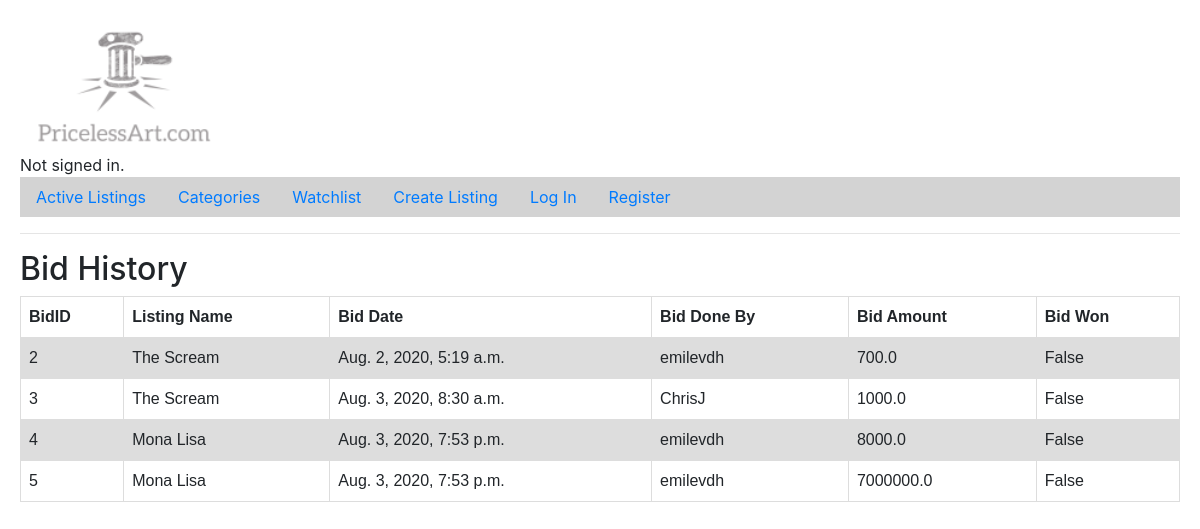
Page /bidhistory on the earlier database version.
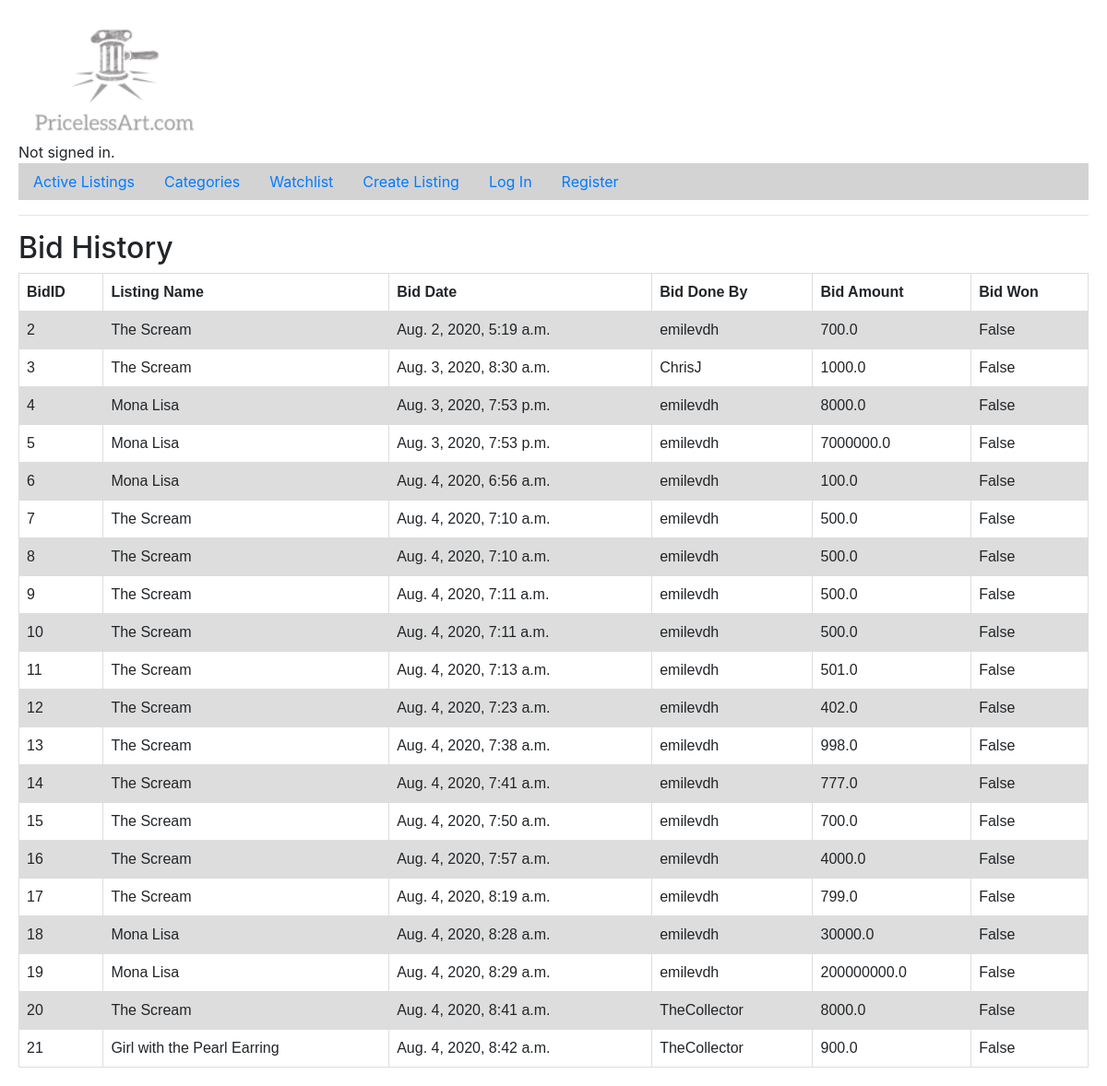
Same page on the later database version.
### auctions/models.py (models this page shows, shortened)
class Bid(models.Model):
    listing=models.ForeignKey(Listing,on_delete=models.CASCADE)
    BidBy=models.ForeignKey(User, on_delete=models.CASCADE)
    Amount=models.FloatField()
    BidOn= models.DateTimeField(auto_now_add=True)
    BidWon=models.BooleanField(default=False)            #new field to populate yes when this is the last bid

class Listing (models.Model):
    Title=models.CharField(max_length=64)
    Artist=models.CharField(max_length=64)
    Description = models.TextField(blank=True)
    StartBidAmount=models.FloatField()
    Image=models.ImageField(upload_to='listing')
    ItemCategory=models.ForeignKey(ItemCategory, on_delete=models.CASCADE)
    ListedOn= models.DateTimeField(auto_now_add=True)
    Status=models.BooleanField(default=True)
    ListedBy= models.ForeignKey(User, on_delete=models.CASCADE)
    def __str__(self):
        return self.Title

class User(AbstractUser):
    pass

### auctions/views.py (the view)
# urls.py: ,path("bidhistory",views.bidtransaction,name='bidhistory')
def bidtransaction(request):
    bid=Bid.objects.all()
    return render(request, "auctions/bidhistory.html", {'bid':bid })

### auctions/templates/auctions/bidhistory.html (shortened to what this page needs)
{% extends "auctions/layout.html" %}
{% block body %}
    <h2>Bid History</h2>
<body>
    <table>
        <tr'>
            <th>BidID</th>
            <th>Listing Name</th>
            <th>Bid Date</th>
            <th>Bid Done By</th>
            <th>Bid Amount</th>
            <th>Bid Won</th>
            {% for b in bid %}
        <tr>
            <td>{{b.id}}</td>
            <td>{{b.listing}}</td>
            <td>{{b.BidOn}} </td>
            <td>{{b.BidBy}}</td>
            <td>{{b.Amount}}</td>
            <td>{{b.BidWon}}</td>
        </tr>
            {% endfor %}
        </table>
</body>
{% endblock %}

### auctions/templates/auctions/layout.html (shortened to what this page needs)
{% load static %}
<!DOCTYPE html>
<html lang="en">
    <head>
        <link rel="stylesheet" href="https://stackpath.bootstrapcdn.com/bootstrap/4.4.1/css/bootstrap.min.css">
        <link href="{% static 'auctions/styles.css' %}" rel="stylesheet">
    </head>
    <body>
        <img src="{% static 'logo.png' %}" alt="logo" />
        <div>
            {% if user.is_authenticated %}
                Signed in as <strong>{{ user.username }}</strong>.
            {% else %}
                Not signed in.
            {% endif %}
        </div>
        <ul class="nav" style="background-color:lightgray;">
            <li class="nav-item">
                <a class="nav-link" href="{% url 'index' %}">Active Listings</a>
            </li>
            <li class="nav-item">
                <a class="nav-link" href="{% url 'categories' %}">Categories</a>
            </li>
            <li class="nav-item">
                <a class="nav-link" href="{% url 'watchlist' %}">Watchlist</a>
            </li>
            <li class="nav-item">
                <a class="nav-link" href="{% url 'addlisting' %}">Create Listing</a>
            </li>
            {% if user.is_authenticated %}
                <li class="nav-item">
                    <a class="nav-link" href="{% url 'logout' %}">Log Out</a>
                </li>
                <li class="nav-item">
                    <a class="nav-link" href="{% url 'bidhistory' %}">Bid History</a>
                </li>
            {% else %}
                <li class="nav-item">
                    <a class="nav-link" href="{% url 'login' %}">Log In</a>
                </li>
                <li class="nav-item">
                    <a class="nav-link" href="{% url 'register' %}">Register</a>
                </li>
            {% endif %}
        </ul>
        <hr>
        {% block body %}
        {% endblock %}
    </body>
</html>

### auctions/static/auctions/styles.css (style rules this page uses)
body { padding: 20px; }
table { font-family: arial, sans-serif; border-collapse: collapse; width: 100%; }
td, th { border: 1px solid #dddddd; text-align: left; padding: 8px; }
tr:nth-child(even) { background-color: #dddddd; }

### auctions/templates/auctions/bidhistory.html (style rules this page uses)
table { font-family: arial, sans-serif; border-collapse: collapse; width: 100%; }
td, th { border: 1px solid #dddddd; text-align: left; padding: 8px; }
tr:nth-child(even) { background-color: #dddddd; }

Differences in the rows shown:
added Bid: id "6", listing "Mona Lisa", BidOn "Aug. 4, 2020, 6:56 a.m.", BidBy "emilevdh", Amount "100.0", BidWon "False"
added Bid: id "7", listing "The Scream", BidOn "Aug. 4, 2020, 7:10 a.m.", BidBy "emilevdh", Amount "500.0", BidWon "False"
added Bid: id "8", listing "The Scream", BidOn "Aug. 4, 2020, 7:10 a.m.", BidBy "emilevdh", Amount "500.0", BidWon "False"
added Bid: id "9", listing "The Scream", BidOn "Aug. 4, 2020, 7:11 a.m.", BidBy "emilevdh", Amount "500.0", BidWon "False"
added Bid: id "10", listing "The Scream", BidOn "Aug. 4, 2020, 7:11 a.m.", BidBy "emilevdh", Amount "500.0", BidWon "False"
added Bid: id "11", listing "The Scream", BidOn "Aug. 4, 2020, 7:13 a.m.", BidBy "emilevdh", Amount "501.0", BidWon "False"
added Bid: id "12", listing "The Scream", BidOn "Aug. 4, 2020, 7:23 a.m.", BidBy "emilevdh", Amount "402.0", BidWon "False"
added Bid: id "13", listing "The Scream", BidOn "Aug. 4, 2020, 7:38 a.m.", BidBy "emilevdh", Amount "998.0", BidWon "False"
added Bid: id "14", listing "The Scream", BidOn "Aug. 4, 2020, 7:41 a.m.", BidBy "emilevdh", Amount "777.0", BidWon "False"
added Bid: id "15", listing "The Scream", BidOn "Aug. 4, 2020, 7:50 a.m.", BidBy "emilevdh", Amount "700.0", BidWon "False"
added Bid: id "16", listing "The Scream", BidOn "Aug. 4, 2020, 7:57 a.m.", BidBy "emilevdh", Amount "4000.0", BidWon "False"
added Bid: id "17", listing "The Scream", BidOn "Aug. 4, 2020, 8:19 a.m.", BidBy "emilevdh", Amount "799.0", BidWon "False"
added Bid: id "18", listing "Mona Lisa", BidOn "Aug. 4, 2020, 8:28 a.m.", BidBy "emilevdh", Amount "30000.0", BidWon "False"
added Bid: id "19", listing "Mona Lisa", BidOn "Aug. 4, 2020, 8:29 a.m.", BidBy "emilevdh", Amount "200000000.0", BidWon "False"
added Bid: id "20", listing "The Scream", BidOn "Aug. 4, 2020, 8:41 a.m.", BidBy "TheCollector", Amount "8000.0", BidWon "False"
added Bid: id "21", listing "Girl with the Pearl Earring", BidOn "Aug. 4, 2020, 8:42 a.m.", BidBy "TheCollector", Amount "900.0", BidWon "False"
